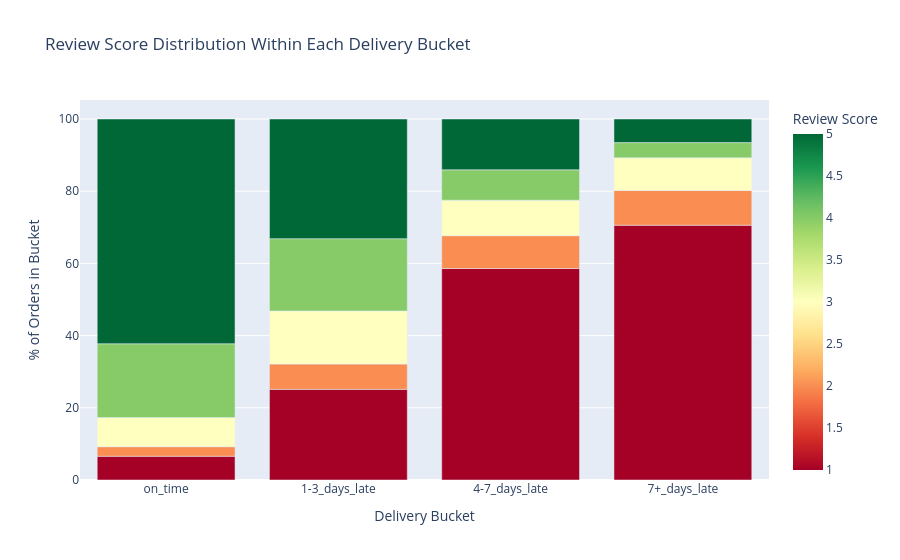

Notebook code cell kept with this figure:
### Code cell
# Score distribution per bucket
bucket_breakdown = (
    df_analysis
    .groupby(['delivery_bucket', 'review_score'])
    .size()
    .reset_index(name='count')
)

bucket_breakdown['percentage'] = (
    bucket_breakdown['count'] /
    bucket_breakdown.groupby('delivery_bucket')['count'].transform('sum') * 100
)

fig = px.bar(
    bucket_breakdown,
    x='delivery_bucket',
    y='percentage',
    color='review_score',
    title='Review Score Distribution Within Each Delivery Bucket',
    labels={
        'delivery_bucket': 'Delivery Bucket',
        'percentage': '% of Orders',
        'review_score': 'Review Score'
    },
    color_continuous_scale='RdYlGn',
    category_orders={'delivery_bucket': bucket_order}
)

fig.update_traces(
    hovertemplate=
        "Delivery Bucket: %{x}<br>" +
        "Pct of Orders: %{y:.1f}%<br>" +
        "Review Score: %{marker.color}"
)

fig.update_layout(yaxis_title='% of Orders in Bucket')
fig.show()

# Focus on 1–2 stars
bad_dist = bucket_breakdown[bucket_breakdown['review_score'] <= 2]

bad_summary = (
    bad_dist
    .groupby('delivery_bucket')['percentage']
    .sum()
    .sort_values(ascending=False)
)

print("Share of bad reviews (1 AND 2 stars) by delivery bucket:")
print(bad_summary.round(1))
print()

### Figure 1 — Plotly figure (JSON) as saved in the notebook; plotly's stock layout.template omitted (floating-point values rounded to 4 significant figures)
{"data": [{"hovertemplate": "Delivery Bucket: %{x}<br>Pct of Orders: %{y:.1f}%<br>Review Score: %{marker.color}", "legendgroup": "", "marker": {"color": [1.0, 2.0, 3.0, 4.0, 5.0, 1.0, 2.0, 3.0, 4.0, 5.0, 1.0, 2.0, 3.0, 4.0, 5.0, 1.0, 2.0, 3.0, 4.0, 5.0], "coloraxis": "coloraxis", "pattern": {"shape": ""}}, "name": "", "orientation": "v", "showlegend": false, "textposition": "auto", "type": "bar", "x": ["1-3_days_late", "1-3_days_late", "1-3_days_late", "1-3_days_late", "1-3_days_late", "4-7_days_late", "4-7_days_late", "4-7_days_late", "4-7_days_late", "4-7_days_late", "7+_days_late", "7+_days_late", "7+_days_late", "7+_days_late", "7+_days_late", "on_time", "on_time", "on_time", "on_time", "on_time"], "xaxis": "x", "y": [25.11, 7.019, 14.69, 20.03, 33.15, 58.58, 9.096, 9.84, 8.41, 14.07, 70.58, 9.608, 9.054, 4.213, 6.541, 6.578, 2.644, 8.098, 20.43, 62.25], "yaxis": "y"}], "layout": {"barmode": "relative", "coloraxis": {"colorbar": {"title": {"text": "Review Score"}}, "colorscale": [[0, "rgb(165,0,38)"], [0.1, "rgb(215,48,39)"], [0.2, "rgb(244,109,67)"], [0.3, "rgb(253,174,97)"], [0.4, "rgb(254,224,139)"], [0.5, "rgb(255,255,191)"], [0.6, "rgb(217,239,139)"], [0.7, "rgb(166,217,106)"], [0.8, "rgb(102,189,99)"], [0.9, "rgb(26,152,80)"], [1, "rgb(0,104,55)"]]}, "legend": {"tracegroupgap": 0}, "title": {"text": "Review Score Distribution Within Each Delivery Bucket"}, "xaxis": {"anchor": "y", "categoryarray": ["on_time", "1-3_days_late", "4-7_days_late", "7+_days_late"], "categoryorder": "array", "domain": [0, 1], "title": {"text": "Delivery Bucket"}}, "yaxis": {"anchor": "x", "domain": [0, 1], "title": {"text": "% of Orders in Bucket"}}}}
